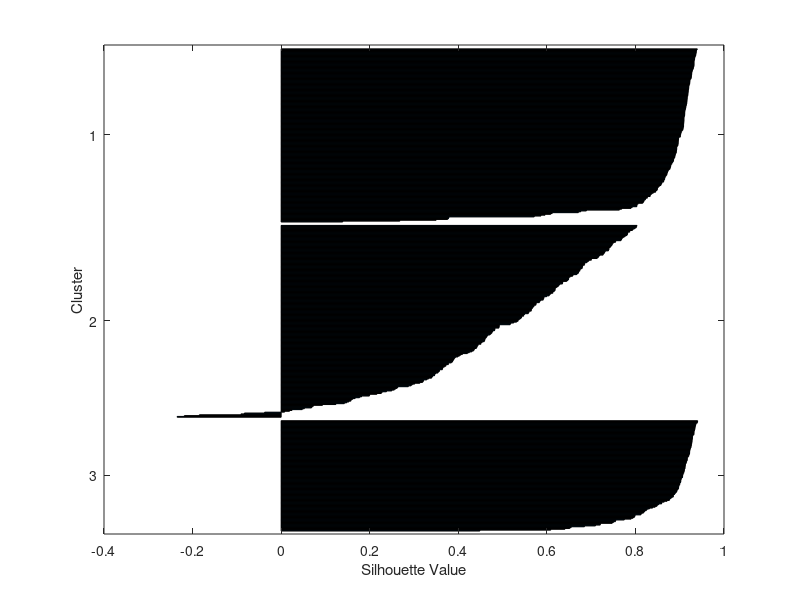
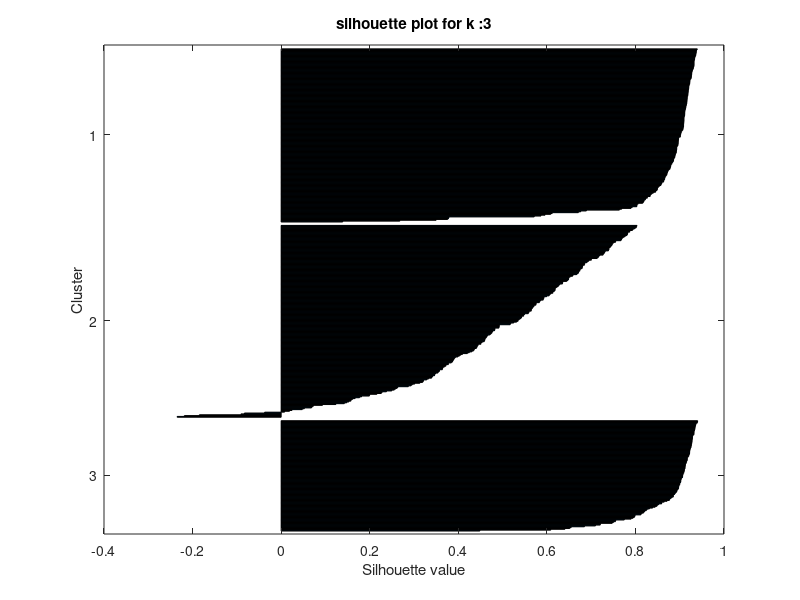
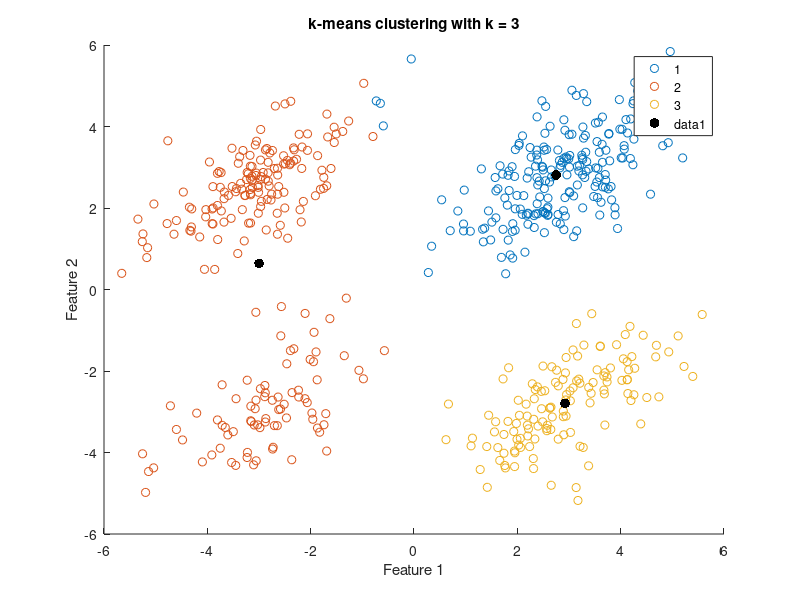
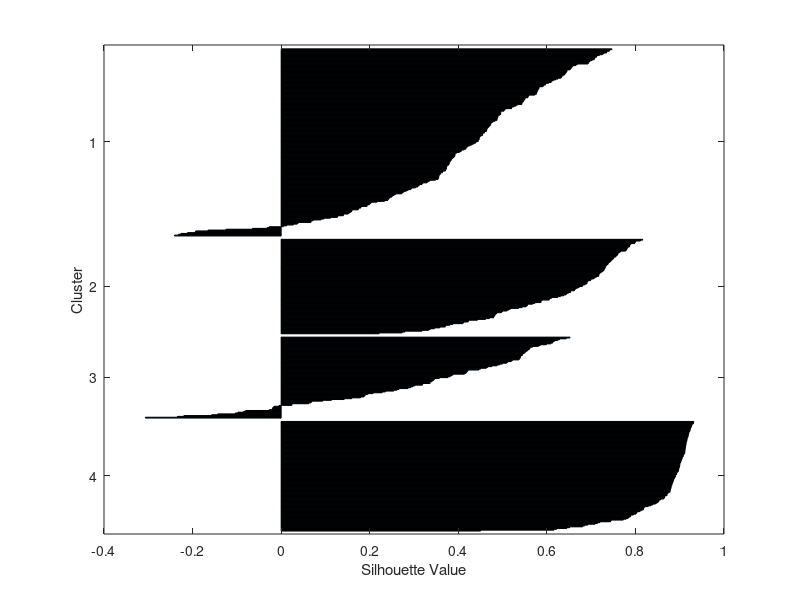

Recreate these plots in MATLAB, in order.
%loading kmeans
load kmeansdata;

%assing data to a variable 
new_data = X;
%defining k values

k_values = [3,4,5];

%part 2 begins
%%%%%%%%%%%%%%%%%%%%%%%%%%%%%%%%%%%%%%%%%%%%%%%%%%%%%

% %for evaluating matrices
% evl_mtrcs = zeros(length(k_values),1);
% 
% for i =1:length(k_values)
%     %k means clustering for every k value
%     k2 = k_values(i);
%     [indx,c] = kmeans(new_data,k2);
%     %evaluating the clutering perfomance
%     evl_mtrcs(i) = sum(sum(new_data-c(indx,:)));
%     %visualizing 
%     %************************
% 
    % % figure;
    % % gscatter(new_data(:,1),new_data(:,2),indx);
    % % hold on;
    % % %ploting centroids
    % % scatter(c(:,1),c(:,2),100,'k','filled');
    % % title("cluster results");
    % % legend('cluser1','cluster2','cluster3');
    % % hold off;
    % % ***************************
%     if size(new_data,2)<= 3
%         figure;
% 
%         scatter3(new_data(:,1),new_data(:,2),new_data(:,3),[],indx,'filled');
%         title(["k means clustering with k = ",num2str(k2)]);
%          xlabel('Feature 1');
%         ylabel('Feature 2');
%         zlabel('Feature 3');
%         drawnow;
% 
%     end
% 
% end
% 
% [optimal_value, indx_optimal] = min(evl_mtrcs);
% optimal_k = k_values(indx_optimal);
% fprintf('Optimal number of clusters: K = %d\n', optimal_k);
% part 2 end
%%%%%%%%%%%%%%%%%%%%%%%%%%%%%%%%%%%%%%%%%%%%%%%%%%%%%

%part 3

%initializing variables for mean silhouette score
mean_sil_score = zeros(length(k_values),1);

for i =1:length(k_values)
    %k means clustring for every k value
    k2 = k_values(i);
    [indx,centroids] = kmeans(new_data,k2);

    %calculating sihoutte values
    silht_values = silhouette(new_data,indx);
    %calculating 
    mean_sil_score(i) = mean(silht_values);
    %ploting silht values for each cluster 
  
        figure;
        
        silhouette(new_data,indx);
        
        title (["silhouette plot for k :",num2str(k2)]);
        xlabel('Silhouette value');
        ylabel('Cluster');

        %%%%%%%%%%%%%%%%%%%%%%%%%%%%%%%%%%%%%%%%%%%%%%
        %q3 end

  %q4 begin
  %ploting clustrs

  figure;
  gscatter(new_data(:, 1), new_data(:, 2), indx);
  hold on;
  scatter(centroids(:, 1), centroids(:, 2), 50, 'k', 'filled');
  title(['k-means clustering with k = ', num2str(k2)]);
  xlabel('Feature 1');
  ylabel('Feature 2');
  hold off;



   
end
%q5
%to get the best no of clusters
[bst_Scre,bst_indx] =max(mean_sil_score);
bst_k = k_values(bst_indx);
%to get the output
fprintf("best no of clusters k =%d ",bst_k);

disp('Mean Silhouette Scores for each K:');
disp(mean_sil_score);
